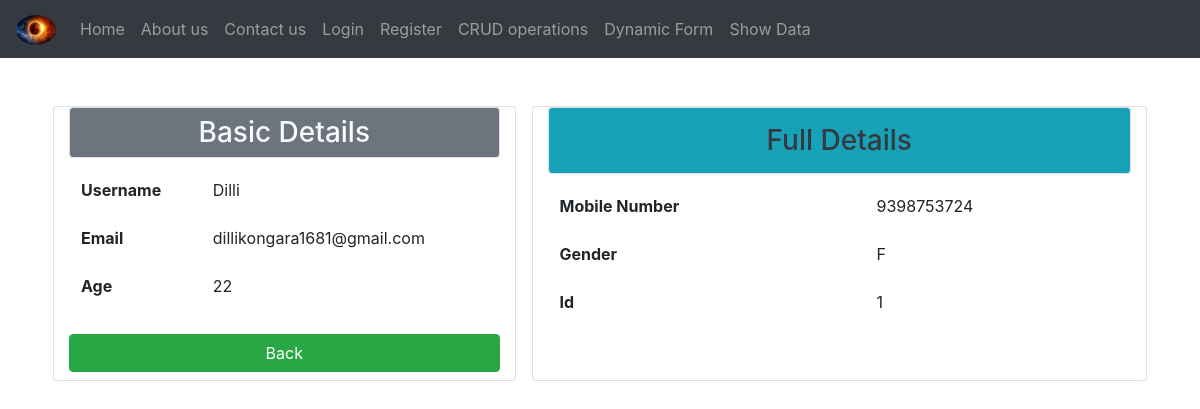
The app's page /ui/Dilli/ with its own data.
### Emp/models.py (models this page shows, shortened)
class UserRg(models.Model):
	username = models.CharField(max_length = 120)
	password = models.CharField(max_length = 120 )
	email = models.CharField(max_length = 120)
	age = models.IntegerField(default=21)

class NewData(models.Model):
	ch=[('M','Male'),('F','Female')]
	phoneno = models.IntegerField(default=9398753723)
	gender = models.CharField(max_length=10,choices=ch)
	pid=models.OneToOneField(UserRg,on_delete=models.CASCADE)

### Emp/views.py (the view)
# urls.py: path('ui/<str:uname>/',views.userinfo,name='uif'),
def userinfo(req,uname):
	p= UserRg.objects.get(username=uname)
	h=NewData.objects.get(pid=p.id)
	return render(req,'html/viewinfo.html',{'y':p,'yu':h})

### Emp/templates/html/viewinfo.html (shortened to what this page needs)
{% extends 'html/header.html' %}
{% block content %}
<div class="container">
	<div class="row mt-5 mx-auto">
		<div class="card col-md-5 mx-2">
			<h3 class="bg-secondary text-center text-light p-2 border rounded">Basic Details</h3>
			<table class="table table-borderless">
				<tr>
				<th>Username</th>
				<td>{{y.username}}</td>
			</tr>
			<tr>
				<th>Email</th>
				<td>{{y.email}}</td>
			</tr>
			<tr>
				<th>Age</th>
				<td>{{y.age}}</td>
			</tr>
			</table>
			<a href="{% url 'showdata' %}" class="btn btn-success btn-block my-2">Back</a>
		</div>
		<div class="card col-md mx-2">
			<h3 class="bg-info text-center text-dark p-3 border rounded"> Full Details</h3>
			<table class="table table-borderless">
				<tr>
				<th>Mobile Number</th>
				<td>{{yu.phoneno}}</td>
			</tr>
			<tr>
				<th>Gender</th>
				<td>{{yu.gender}}</td>
			</tr>
			<tr>
				<th>Id</th>
				<td>{{yu.id}}</td>
			</tr>
			</table>
		</div>
	</div>
</div>
{% endblock %}

### records on screen
UserRg: username "Dilli", email "dillikongara1681@gmail.com", age "22"
NewData: phoneno "9398753724", gender "F", id "1"
